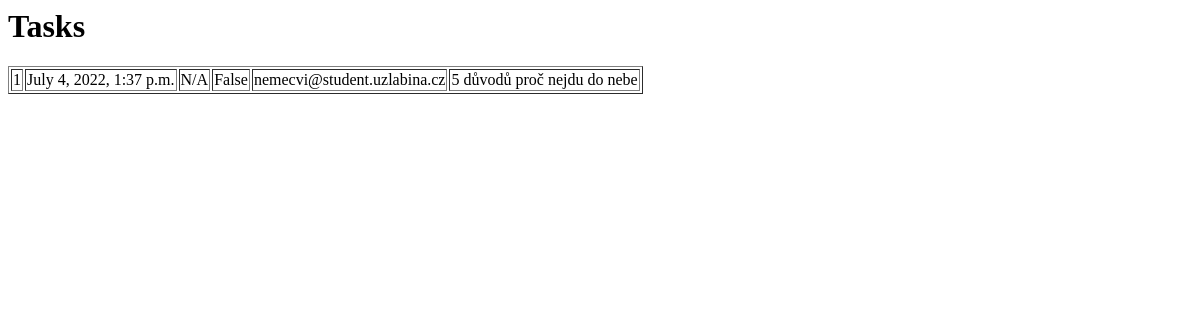
/tasks/, run on an earlier commit of the app's database.
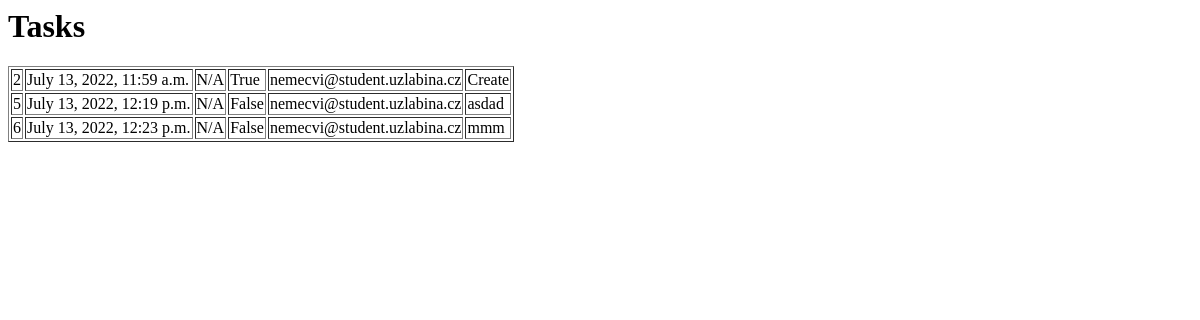
And on a later commit of the database.
### todo/models.py (models this page shows, shortened)
class Task(models.Model):
    created_at = models.DateTimeField(blank=False, null=False, auto_now_add=True)
    update_at = models.DateTimeField(blank=False, null=False, auto_now=True)
    is_completed = models.BooleanField(default=False, null=False)
    owner = models.ForeignKey("User", on_delete=models.CASCADE, null=False, blank=False)
    title = models.CharField(max_length=70, blank=False, null=False)

class User(models.Model):
    created_at = models.DateTimeField(blank=False, null=False, auto_now_add=True)
    updated_at = models.DateTimeField(blank=False, null=False, auto_now=True)  # FIX ME: some wierd shit
    is_active = models.BooleanField(default=False, null=False)
    email = models.EmailField(blank=False, null=True, validators=[validate_email])
    password = models.CharField(max_length=50, null=False)
    def __str__(self) -> str:
        return self.email

### todo/views.py (the view)
# urls.py: path('tasks/', TaskListView.as_view(), name="tasks-list"),
class TaskListView(ListView):
    model = Task
    template_name = 'task_list.html'

### todo/templates/task_list.html
<h1>Tasks</h1>
<table border="1">
{% for task in object_list %}
<tr>
<td>{{ task.id }}</td>
<td>{{ task.created_at }}</td>
<td>{{ task.updated_at|default:"N/A " }}</td>
<td>{{ task.is_completed }}</td>
<td>{{ task.owner }}</td>
<td>{{ task.title }}</td>
</tr>
{% endfor %}
</table>

What changed in the data, as far as the page shows it:
removed Task: id "1", created_at "July 4, 2022, 1:37 p.m.", updated_at "N/A", is_completed "False", owner "nemecvi@student.uzlabina.cz", title "5 důvodů proč nejdu do nebe"
added Task: id "2", created_at "July 13, 2022, 11:59 a.m.", updated_at "N/A", is_completed "True", owner "nemecvi@student.uzlabina.cz", title "Create"
added Task: id "5", created_at "July 13, 2022, 12:19 p.m.", updated_at "N/A", is_completed "False", owner "nemecvi@student.uzlabina.cz", title "asdad"
added Task: id "6", created_at "July 13, 2022, 12:23 p.m.", updated_at "N/A", is_completed "False", owner "nemecvi@student.uzlabina.cz", title "mmm"
